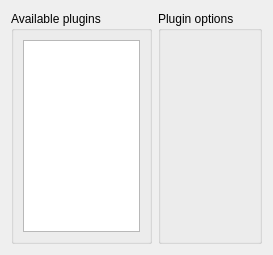
     <widget class="QWidget" name="Plugins">
      <attribute name="title">
       <string>Plugins</string>
      </attribute>
      <layout class="QVBoxLayout">
       <item>
        <layout class="QHBoxLayout">
         <item>
          <widget class="QGroupBox" name="groupBox_7">
           <property name="maximumSize">
            <size>
             <width>141</width>
             <height>16777215</height>
            </size>
           </property>
           <property name="title">
            <string>Available plugins</string>
           </property>
           <layout class="QVBoxLayout">
            <item>
             <widget class="QListWidget" name="plugList">
              <property name="selectionRectVisible">
               <bool>false</bool>
              </property>
             </widget>
            </item>
           </layout>
          </widget>
         </item>
         <item>
          <widget class="QGroupBox" name="plugBox">
           <property name="sizePolicy">
            <sizepolicy hsizetype="Expanding" vsizetype="Preferred">
             <horstretch>0</horstretch>
             <verstretch>0</verstretch>
            </sizepolicy>
           </property>
           <property name="title">
            <string>Plugin options</string>
           </property>
           <property name="alignment">
            <set>Qt::AlignLeading|Qt::AlignLeft|Qt::AlignTop</set>
           </property>
           <layout class="QVBoxLayout">
            <property name="spacing">
             <number>0</number>
            </property>
            <property name="margin">
             <number>0</number>
            </property>
           </layout>
          </widget>
         </item>
        </layout>
       </item>
      </layout>
     </widget>
